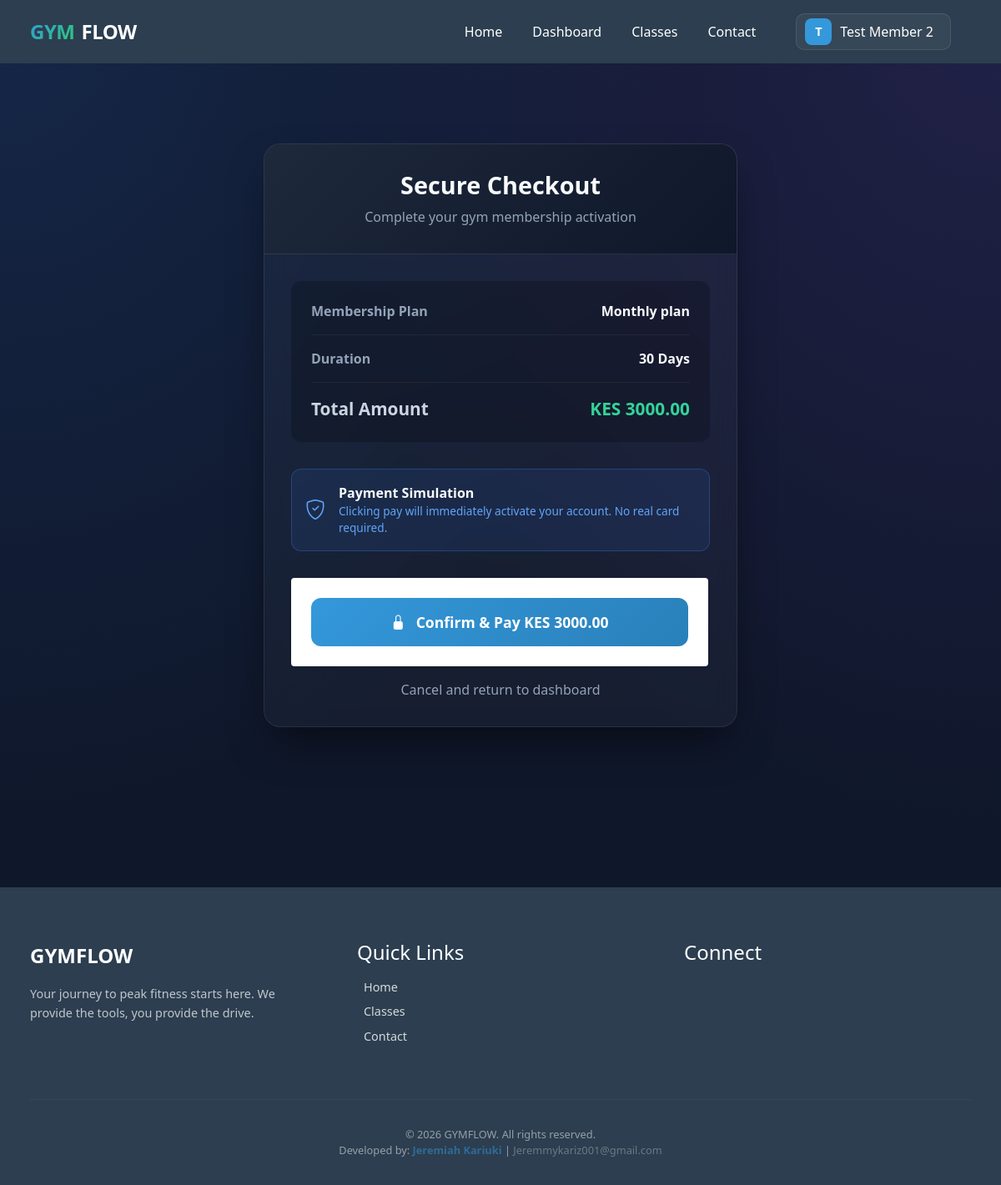
Page /portal/subscribe/2/ (signed in) on the committed database.
### base/gym/models.py (models this page shows, shortened)
class Member(models.Model):
    branch = models.ForeignKey(Branch, on_delete=models.CASCADE, related_name="members", null=True, blank=True)
    user = models.OneToOneField(User, on_delete=models.CASCADE, related_name="member_profile", null=True, blank=True)
    full_name = models.CharField(max_length=120)
    phone = models.CharField(max_length=20, unique=True, null=True, blank=True)
    email = models.EmailField(blank=True, null=True)
    address = models.CharField(max_length=200, blank=True)
    joined_on = models.DateField(auto_now_add=True)
    checkin_token = models.UUIDField(default=uuid.uuid4, unique=True, editable=False)
    membership_Plan = models.ForeignKey("MembershipPlan", on_delete=models.SET_NULL, null=True, blank=True)
    GOAL_CHOICES = [
        ("Weight Loss", "Weight Loss"),
        ("Muscle Gain", "Muscle Gain"),
        ("Endurance", "Endurance"),
        ("Flexibility", "Flexibility"),
        ("General Fitness", "General Fitness"),
    ]
    fitness_goal = models.CharField(max_length=50, choices=GOAL_CHOICES, default="General Fitness")
    medical_conditions = models.TextField(blank=True, null=True)
    bio = models.TextField(blank=True, null=True)
    profile_picture = models.ImageField(upload_to='profile_pics/', blank=True, null=True, help_text="Upload profile image")

class MembershipPlan(models.Model):
    name = models.CharField(max_length=60)
    price = models.DecimalField(max_digits=10, decimal_places=2)
    duration_days = models.PositiveIntegerField()

### base/gym/views/portal.py (the view, shortened to what this page needs)
# urls.py: path("portal/subscribe/<int:plan_id>/", views.portal_subscribe, name="portal_subscribe"),
@login_required
def portal_subscribe(request, plan_id):
    from ..models import MembershipPlan, Membership, Payment
    from django.utils import timezone
    from decimal import Decimal, ROUND_HALF_UP
    try:
        member = request.user.member_profile
    except Member.DoesNotExist:
        messages.error(request, "Please complete your member profile first.")
        return redirect("home")
    plan = get_object_or_404(MembershipPlan, id=plan_id)
    today = timezone.now().date()
    def _calc_upgrade(member, new_plan, today):
        active = member.memberships.filter(is_active=True).first()
        if not active or active.is_expired or active.plan_id == new_plan.id:
            return None, new_plan.price
    upgrade_info, net_amount = _calc_upgrade(member, plan, today)
    context = {
        "member": member,
        "plan": plan,
        "upgrade_info": upgrade_info,
        "net_amount": net_amount,
    }
    return render(request, "gym/portal/checkout.html", context)

### base/gym/context_processors.py (called while the page is built)
def branch_context(request):
    active_branch_id = request.session.get('active_branch_id')
    active_branch = None
    if active_branch_id:
        try:
            active_branch = Branch.objects.get(id=active_branch_id)
        except Branch.DoesNotExist:
            pass
    return {
        'all_branches': Branch.objects.all(),
        'active_branch': active_branch,
    }

### base/templates/gym/portal/checkout.html (shortened to what this page needs)
{% extends "gym/base.html" %}
{% load static %}
{% block body_class %}portal-theme{% endblock %}
{% block extra_css %}
<link rel="stylesheet" href="https://cdn.jsdelivr.net/npm/bootstrap-icons@1.11.3/font/bootstrap-icons.min.css">
{% endblock %}
{% block content %}
<div class="checkout-page">
    <div class="checkout-card">
        <div class="checkout-header">
            <h2>Secure Checkout</h2>
            <p style="color: #94a3b8; margin-top: 0.5rem; margin-bottom: 0;">Complete your gym membership activation</p>
        </div>
        <div class="checkout-body">
            <div class="plan-summary">
                <div class="summary-row">
                    <span class="summary-label">Membership Plan</span>
                    <span class="summary-value">{{ plan.name }}</span>
                </div>
                <div class="summary-row">
                    <span class="summary-label">Duration</span>
                    <span class="summary-value">{{ plan.duration_days }} Days</span>
                </div>
                {% if upgrade_info %}
                <div class="summary-row">
                    <span class="summary-label">Plan Price</span>
                    <span class="summary-value">KES {{ plan.price }}</span>
                </div>
                <div class="summary-row" style="border-bottom-color: rgba(52,211,153,0.2);">
                    <span class="summary-label" style="color: #34d399;">
                        <i class="bi bi-arrow-up-circle-fill me-1"></i>
                        Upgrade Credit ({{ upgrade_info.remaining_days }} days left on {{ upgrade_info.old_plan_name }})
                    </span>
                    <span class="summary-value" style="color: #34d399;">- KES {{ upgrade_info.credit }}</span>
                </div>
                <div class="summary-row total-row">
                    <span class="summary-label" style="color: #cbd5e1;">Amount to Pay</span>
                    <span class="summary-value" style="color: #34d399; font-size: 1.4rem;">KES {{ net_amount }}</span>
                </div>
                {% else %}
                <div class="summary-row total-row">
                    <span class="summary-label" style="color: #cbd5e1;">Total Amount</span>
                    <span class="summary-value" style="color: #34d399;">KES {{ plan.price }}</span>
                </div>
                {% endif %}
            </div>
            <div class="card-info">
                <i class="bi bi-shield-check" style="font-size: 1.5rem;"></i>
                <div>
                    <div style="font-weight: 600; color: #f8fafc;">Payment Simulation</div>
                    <div style="font-size: 0.85rem;">Clicking pay will immediately activate your account. No real card required.</div>
                </div>
            </div>
            <form method="POST">
                <button type="submit" class="btn btn-pay">
                    <i class="bi bi-lock-fill me-2"></i> Confirm & Pay KES {{ net_amount }}
                </button>
            </form>
            <a href="{% url 'portal_dashboard' %}" class="btn-cancel">Cancel and return to dashboard</a>
        </div>
    </div>
</div>
{% endblock %}

### base/templates/gym/base.html (shortened to what this page needs)
{% load static %}
<!DOCTYPE html>
<html lang="en">
<head>
    <link href="https://cdn.jsdelivr.net/npm/bootstrap@5.3.0/dist/css/bootstrap.min.css" rel="stylesheet">
    <link rel="stylesheet" href="{% static 'gym/css/main.css' %}?v=1.1">
    {% block extra_css %}{% endblock %}
</head>
<body class="{% block body_class %}{% endblock %}">
    <nav>
        <div class="container nav-container">
            <div class="brand">
                <span class="brand-gym">GYM</span>
                <span class="brand-flow">FLOW</span>
            </div>
            <div class="nav-links">
                <a href="{% url 'home' %}" class="{% if request.resolver_match.url_name == 'home' %}active{% endif %}">
                     Home
                </a>
                {% if user.is_authenticated %}
                <a href="{% url 'portal_dashboard' %}"
                    class="{% if request.resolver_match.url_name == 'portal_dashboard' %}active{% endif %}">
                     Dashboard
                </a>
                {% endif %}
                <a href="{% url 'class_schedule' %}"
                    class="{% if request.resolver_match.url_name == 'class_schedule' %}active{% endif %}">
                    Classes
                </a>
                <a href="{% url 'contact' %}"
                    class="{% if request.resolver_match.url_name == 'contact' %}active{% endif %}">
                     Contact
                </a>
                {% if user.is_authenticated %}
                {% with m_name=user.member_profile.full_name|default:user.username %}
                <div class="header-profile-dropdown">
                    <a href="javascript:void(0)" class="header-profile-link" id="profileTrigger">
                        <div class="avatar-nav">
                            {% if user.member_profile.profile_picture %}
                            <img src="{{ user.member_profile.profile_picture.url|default:user.member_profile.profile_picture }}"
                                alt="" class="avatar-img">
                            {% else %}
                            {{ m_name|slice:":1"|upper }}
                            {% endif %}
                        </div>
                        <span class="d-none d-lg-inline">{{ m_name }}</span>
                    </a>
                </div>
                {% endwith %}
                {% else %}
                <a href="{% url 'login' %}" class="btn btn-login">Login</a>
                {% endif %}
            </div>
        </div>
    </nav>
    <div class="container">
        {% block content %}{% endblock %}
    </div>
    <footer class="site-footer">
        <div class="container">
            <div class="footer-grid">
                <div>
                    <div class="footer-brand">GYMFLOW</div>
                    <p class="footer-tagline">Your journey to peak fitness starts
                        here. We provide the tools, you provide the drive.</p>
                </div>
                <div>
                    <h4 class="footer-heading">Quick Links</h4>
                    <ul class="footer-links">
                        <li>
                            <a href="{% url 'home' %}">
                                 Home
                            </a>
                        </li>
                        <li>
                            <a href="{% url 'class_schedule' %}">
                                 Classes
                            </a>
                        </li>
                        <li>
                            <a href="{% url 'contact' %}">
                                 Contact
                            </a>
                        </li>
                    </ul>
                </div>
                <div>
                    <h4 class="footer-heading">Connect</h4>
                </div>
            </div>
            <div class="footer-bottom">
                <div class="footer-copyright">
                    &copy; 2026 GYMFLOW. All rights reserved.
                </div>
                <div class="footer-developer">
                    Developed by: <span style="color: #3498db; font-weight: 600;">Jeremiah Kariuki</span> |
                    <a href="mailto:Jeremmykariz001@gmail.com"
                        style="color: rgba(255,255,255,0.6); text-decoration: none; transition: 0.3s;"
                        onmouseover="this.style.color='#3498db'" onmouseout="this.style.color='rgba(255,255,255,0.6)'">
                         Jeremmykariz001@gmail.com
                    </a>
                </div>
            </div>
        </div>
    </footer>
</body>
</html>

### static/gym/css/main.css (style rules this page uses)
* { margin: 0; padding: 0; box-sizing: border-box; }
body { font-family: 'Segoe UI', Tahoma, Geneva, Verdana, sans-serif; background-color: #f5f5f5; color: #333; }
nav { background-color: #2c3e50; color: white; padding: 1rem; margin-bottom: 2rem; }
nav a { color: white; text-decoration: none; margin-right: 1.5rem; font-weight: 500; }
.container { max-width: 1200px; margin: 0 auto; padding: 0 20px; }
.nav-container { display: flex; align-items: center; justify-content: space-between; }
.nav-links { display: flex; align-items: center; gap: 0.5rem; }
.btn { display: inline-block; padding: 0.6rem 1.2rem; background-color: #3498db; color: white; text-decoration: none; border: none; border-radius: 4px; cursor: pointer; font-size: 1rem; transition: background-color 0.3s; }
form { background: white; padding: 1.5rem; border-radius: 4px; box-shadow: 0 2px 4px rgba(0, 0, 0, 0.1); max-width: 500px; }
.brand { font-size: 1.5rem; font-weight: 800; letter-spacing: -0.5px; display: flex; align-items: center; gap: 0.5rem; }
.brand-gym { background: linear-gradient(135deg, #3498db, #2ecc71); background-clip: text; -webkit-background-clip: text; -webkit-text-fill-color: transparent; }
.brand-flow { color: #fff; }
.header-profile-dropdown { position: relative; margin-left: 1rem; }
.header-profile-link { display: flex; align-items: center; gap: 10px; padding: 5px 10px; border-radius: 10px; background: rgba(255, 255, 255, 0.05); border: 1px solid rgba(255, 255, 255, 0.1); transition: all 0.3s ease; }
.avatar-nav { width: 32px; height: 32px; background: #3498db; color: white; display: flex; align-items: center; justify-content: center; border-radius: 8px; font-weight: 700; font-size: 0.9rem; overflow: hidden; }
.site-footer { background: #2c3e50; color: white; padding: 4rem 1rem 2rem; margin-top: 8rem; }
.footer-grid { display: grid; grid-template-columns: repeat(auto-fit, minmax(200px, 1fr)); gap: 3rem; }
.footer-brand { font-size: 1.5rem; font-weight: 800; margin-bottom: 1rem; }
.footer-tagline { opacity: 0.7; font-size: 0.9rem; line-height: 1.6; }
.footer-heading { margin-bottom: 1rem; }
.footer-links { list-style: none; padding: 0; opacity: 0.8; font-size: 0.9rem; }
.footer-links li { margin-bottom: 0.5rem; }
.footer-links a { color: inherit; text-decoration: none; }
.footer-bottom { border-top: 1px solid rgba(255, 255, 255, 0.1); margin-top: 3rem; padding-top: 2rem; text-align: center; opacity: 0.5; font-size: 0.8rem; }

### base/templates/gym/portal/checkout.html (style rules this page uses)
body.portal-theme { background: #0f172a !important; background-image: radial-gradient(at 0% 0%, rgba(59, 130, 246, 0.15) 0px, transparent 50%), radial-gradient(at 100% 0%, rgba(139, 92, 246, 0.15) 0px, transparent 50%) !important; color: #f8fafc !important; min-height: 100vh; }
.checkout-page { padding: 4rem 1rem; max-width: 600px; margin: 0 auto; }
.checkout-card { background: rgba(255, 255, 255, 0.03) !important; backdrop-filter: blur(12px) !important; border: 1px solid rgba(255, 255, 255, 0.08) !important; border-radius: 20px !important; box-shadow: 0 25px 50px -12px rgba(0, 0, 0, 0.5) !important; overflow: hidden; }
.checkout-header { background: linear-gradient(135deg, #1e293b 0%, #0f172a 100%) !important; padding: 2rem; text-align: center; border-bottom: 1px solid rgba(255, 255, 255, 0.08); }
.checkout-header h2 { color: #f8fafc; font-weight: 800; margin: 0; font-size: 1.8rem; }
.checkout-body { padding: 2rem; }
.plan-summary { background: rgba(0, 0, 0, 0.2); border-radius: 12px; padding: 1.5rem; margin-bottom: 2rem; }
.summary-row { display: flex; justify-content: space-between; margin-bottom: 1rem; padding-bottom: 1rem; border-bottom: 1px solid rgba(255, 255, 255, 0.05); }
.summary-row:last-child { margin-bottom: 0; padding-bottom: 0; border-bottom: none; }
.summary-label { color: #94a3b8; font-weight: 600; }
.summary-value { color: #f8fafc; font-weight: 700; }
.total-row { font-size: 1.3rem; color: #34d399; }
.card-info { background: rgba(59, 130, 246, 0.1); border: 1px solid rgba(59, 130, 246, 0.3); border-radius: 12px; padding: 1rem; margin-bottom: 2rem; display: flex; align-items: center; gap: 1rem; color: #60a5fa; }
.btn-pay { width: 100%; padding: 1rem; font-size: 1.1rem; font-weight: 700; background: linear-gradient(135deg, #3498db, #2980b9); border: none; border-radius: 12px; color: white; transition: transform 0.2s, box-shadow 0.2s; }
.btn-cancel { display: block; text-align: center; margin-top: 1rem; color: #94a3b8; text-decoration: none; font-weight: 500; }

### rows in the picture
Member: full_name "T", full_name "Test Member 2"
MembershipPlan: name "Monthly plan", duration_days "30", price "3000.00"
